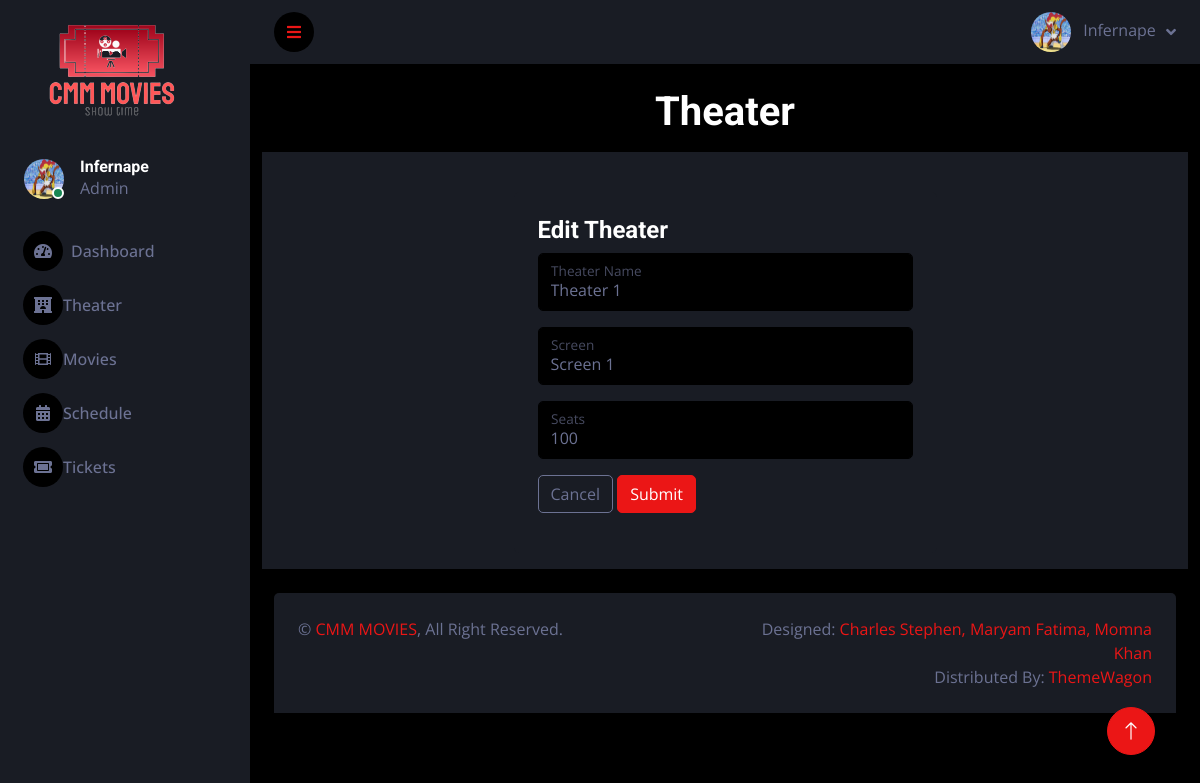
/admin/Theater_edit.php?id=1 (signed in), run on the app's committed database.
### tables this page shows
CREATE TABLE `theater` (
  `id` int(11) NOT NULL,
  `name` varchar(255) NOT NULL,
  `screen` varchar(255) NOT NULL,
  `seats` int(11) NOT NULL
);

### admin/Theater_edit.php (the view, shortened to what this page needs)
        <?php
    $db = mysqli_connect("localhost", "root", "", "my_movie");
    $id = $_GET["id"];
    $sel = "SELECT * FROM `theater` WHERE `id` = $id";
    $result = mysqli_query($db, $sel);
    $row = mysqli_fetch_array($result);
        ?>
<!DOCTYPE html>
<html lang="en">
<head>
    <link href="https://cdnjs.cloudflare.com/ajax/libs/font-awesome/5.10.0/css/all.min.css" rel="stylesheet">
    <link href="https://cdn.jsdelivr.net/npm/bootstrap-icons@1.4.1/font/bootstrap-icons.css" rel="stylesheet">
    <link href="lib/owlcarousel/assets/owl.carousel.min.css" rel="stylesheet">
    <link href="lib/tempusdominus/css/tempusdominus-bootstrap-4.min.css" rel="stylesheet" />
    <link href="css/bootstrap.min.css" rel="stylesheet">
    <link href="css/style.css" rel="stylesheet">
</head>
<body>
    <div class="container-fluid position-relative d-flex p-0">
        <div class="sidebar pe-4 pb-3">
            <nav class="navbar bg-secondary navbar-dark">
                <a href="index.php" class="ms-auto me-auto navbar-brand mx-4 mb-3">
                    <h3 class="text-primary"><img src="./img/signage-removebg-preview.png" alt=""></h3>
                </a>
                <div class="d-flex align-items-center ms-4 mb-4">
                    <div class="position-relative">
                        <img class="rounded-circle" src="profile/<?php echo $_SESSION["profile"]; ?>" alt="" style="width: 40px; height: 40px;">
                        <div class="bg-success rounded-circle border border-2 border-white position-absolute end-0 bottom-0 p-1"></div>
                    </div>
                    <div class="ms-3">
                        <h6 class="mb-0"><?php echo $_SESSION["name"]; ?></h6>
                        <span>Admin</span>
                    </div>
                </div>
                <div class="navbar-nav w-100">
                    <a href="index.php" class="nav-item nav-link"><i class="fa fa-tachometer-alt me-2"></i>Dashboard</a>
                    <a href="theater.php" class="nav-item nav-link"><i class="fas fa-hotel"></i>Theater</a>
                    <a href="movie.php" class="nav-item nav-link"><i class="fas fa-film"></i>Movies</a>
                    <a href="schedule.php" class="nav-item nav-link"><i class="fas fa-calendar-alt"></i>Schedule</a>
                    <a href="tickets.php" class="nav-item nav-link"><i class="fas fa-ticket-alt"></i>Tickets</a>
                </div>
            </nav>
        </div>
        <div class="content">
            <nav class="navbar navbar-expand bg-secondary navbar-dark sticky-top px-4 py-0">
                <a href="#" class="sidebar-toggler flex-shrink-0">
                    <i class="fa fa-bars"></i>
                </a>
                <div class="navbar-nav align-items-center ms-auto">
                    <div class="nav-item dropdown">
                        <a href="#" class="nav-link dropdown-toggle" data-bs-toggle="dropdown">
                            <img class="rounded-circle me-lg-2" src="profile/<?php echo $_SESSION["profile"]; ?>" alt="" style="width: 40px; height: 40px;">
                            <span class="d-none d-lg-inline-flex"><?php echo $_SESSION["name"]; ?></span>
                        </a>
                    </div>
                </div>
            </nav>
            <div class="container-fluid pt-4 px-4">
                <h1 class="text-center">Theater</h1>
                <div class="row g-4 bg-secondary p-3 mt-3 justify-content-center">
                    <div class="col-sm-12 col-xl-6">
                        <div class="bg-secondary rounded h-100 p-4">
                            <form action="#" method="post">
                                <h4>Edit Theater</h4>
                                <div class="form-floating mb-3">
                                    <input type="text" class="form-control" value="<?php echo $row[1]; ?>" name="thname" id="floatingInput" placeholder="Movie Name">
                                    <label for="floatingInput">Theater Name</label>
                                </div>
                                <div class="form-floating mb-3">
                                    <input type="text" name="screen" value="<?php echo $row[2]; ?>" class="form-control" id="floatingPassword" placeholder="Trailor">
                                    <label for="floatingPassword">Screen</label>
                                </div>
                                <div class="form-floating mb-3">
                                    <input type="num" name="seats" value="<?php echo $row[3]; ?>" class="form-control" id="floatingPassword" placeholder="Country">
                                    <label for="floatingPassword">Seats</label>
                                </div>
                                <div class="form-floating mb-3">
                                    <a href="theater.php"><button type="button" class="btn btn-outline-light">Cancel</button></a>
                                    <button type="submit" name="submit" class="btn btn-primary">Submit</button>
                                </div>
                            </form>
                        </div>
                    </div>
                </div>
            </div>
            <div class="container-fluid pt-4 px-4">
                <div class="bg-secondary rounded-top p-4">
                    <div class="row">
                        <div class="col-12 col-sm-6 text-center text-sm-start">
                            &copy; <a href="#">CMM MOVIES</a>, All Right Reserved.
                        </div>
                        <div class="col-12 col-sm-6 text-center text-sm-end">
                            Designed: <a href="#">Charles Stephen, Maryam Fatima, Momna Khan</a>
                            <br>Distributed By: <a href="https://themewagon.com" target="_blank">ThemeWagon</a>
                        </div>
                    </div>
                </div>
            </div>
        </div>
        <a href="#" class="btn btn-lg btn-primary btn-lg-square back-to-top"><i class="bi bi-arrow-up"></i></a>
    </div>
</body>
</html>

### admin/css/style.css (style rules this page uses)
:root { --primary: #EB1616; --secondary: #191C24; --light: #6C7293; --dark: #000000; }
.back-to-top { position: fixed; display: none; right: 45px; bottom: 45px; z-index: 99; }
.btn { transition: .5s; }
.btn-lg-square { width: 48px; height: 48px; }
.btn-square, .btn-sm-square, .btn-lg-square { padding: 0; display: inline-flex; align-items: center; justify-content: center; font-weight: normal; border-radius: 50px; }
.sidebar { position: fixed; top: 0; left: 0; bottom: 0; width: 250px; height: 100vh; overflow-y: auto; background: var(--secondary); transition: 0.5s; z-index: 999; }
.content { margin-left: 250px; min-height: 100vh; background: var(--dark); transition: 0.5s; }
@media (min-width: 992px) { .sidebar { margin-left: 0; } }
@media (min-width: 992px) { .content { width: calc(100% - 250px); } }
.sidebar .navbar .navbar-nav .nav-link { padding: 7px 20px; color: var(--light); font-weight: 500; border-left: 3px solid var(--secondary); border-radius: 0 30px 30px 0; outline: none; }
.sidebar .navbar .navbar-nav .nav-link i { width: 40px; height: 40px; display: inline-flex; align-items: center; justify-content: center; background: var(--dark); border-radius: 40px; }
.content .navbar .navbar-nav .nav-link { margin-left: 25px; padding: 12px 0; color: var(--light); outline: none; }
.content .navbar .sidebar-toggler, .content .navbar .navbar-nav .nav-link i { width: 40px; height: 40px; display: inline-flex; align-items: center; justify-content: center; background: var(--dark); border-radius: 40px; }
.content .navbar .dropdown-toggle::after { margin-left: 6px; vertical-align: middle; border: none; content: "\f107"; font-family: "Font Awesome 5 Free"; font-weight: 900; transition: .5s; }

### data on the page
theater: thname "Theater 1", screen "Screen 1", seats "100"

### other printed values
$_SESSION["name"] "Infernape"
